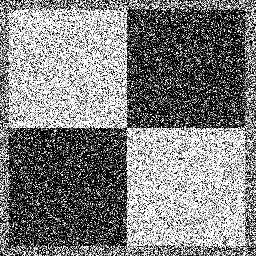
%> input picture ps2_matlab_Haoyang_Zeng/ps2-input0-noise.png, 256 x 256 px
$ octave ps2_3_c.m   (GNU Octave 9; MATLAB toolbox functions it lacks are replaced by stand-ins)
%> lines starting %> are read from the running program, lines starting %| are printed output that depends on the picture; in (x1, y1, x2, y2) boxes, pixels count from 0 and x2, y2 are one past the last pixel; in counts of white or black regions, pixels touching at a corner belong together; the program's own positions count from 1
### ps2_matlab_Haoyang_Zeng/hough_lines_acc.m
function [H, theta, rho] = hough_lines_acc(img_edges);
BW = img_edges;
theta = (-90:0.5:89); %initilize theta;
[M,N] = size(img_edges);
D = sqrt((M-1)^2+(N-1)^2);
rhoResolution = 0.5;
Bound = ceil(D/rhoResolution) * rhoResolution;
rho = (-Bound:rhoResolution:Bound); %initilize tho;
H = zeros(length(rho),length(theta)); %initilize H;
cost = cos(theta*pi/180);
sint = sin(theta*pi/180);
%get the value of H matrix
for y = 1:M
    for x = 1:N
        if BW(y,x)
            r = (x-1)*cost+(y-1)*sint;
            r = round(r/rhoResolution)+ceil(D/rhoResolution)+1;
            for k = 1:length(theta*pi/180)
                H(r(k),k) = H(r(k),k)+1;
            end
        end
    end
end
end

### ps2_matlab_Haoyang_Zeng/hough_peaks.m
function [p] = hough_peaks(H,numpeaks);
H1 = H;
%find the max value and it's(x,y)
max1 = max(max(H1));
[x1,y1] = find(H1 == max1);
p = zeros(numpeaks,2);
l0 = 1;
while (l0 <= numpeaks)
%find the max value and it's(x,y)
    max1 = max(max(H1));
    [x1,y1] = find(H1 == max1);
    l1 = length(x1);
    l2 = l0+l1-1;
    l4 = size(x1);
    %if numbers of value > numpeaks, then delete the excess
    if(l2 > numpeaks)
        l2 = numpeaks
        l4 = numpeaks-l0+1;
    end
    %put the value in matrix p
    p(l0:l2,1) = x1(1:l4,:);
    p(l0:l2,2) = y1(1:l4,:);
    %make the maxvalue equal to 0 so that I can get the second largest one
    for a = l0:l2
        H1(p(a,1),p(a,2)) = 0;
    end
    l0 = l0+l1;
end

### ps2_matlab_Haoyang_Zeng/hough_lines_draw.m
function hough_lines_draw(img,peaks,rho,theta)
i = 1;
[X, Y] = size(peaks);
while 1
    %read the top X peeks value
    xr = peaks(i,1);
    xt = peaks(i,2);
    %find the corresponding rho and theta values
    r = rho(1,xr);
    t = theta(1,xt);
    %special condition when theta equals 0
    if t == 0
        y = [-1000,1000]
        x = [r,r]
    %common conditions
    else
        x = [-1000,1000]
        y = (r/sind(t))-x.*cosd(t)./sind(t);
    end
    plot(x,y,'LineWidth',2,'Color','green')
    i = i + 1;
    if i > X
        break
    end
end
end

### ps2_matlab_Haoyang_Zeng/ps2_3_c.m
I = imread('ps2-input0-noise.png');
%> I is the input picture: size 256x256 uint8; min 0, max 255, mean 127.6
smooth = imgaussfilt(I,2)
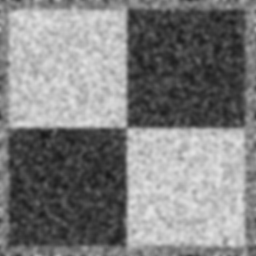
%> smooth: size 256x256 uint8; min 24, max 227, mean 127.5
BW = edge(smooth, 'canny')
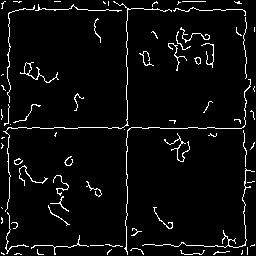
%> BW: size 256x256 logical; 4.6% white in thin lines or dots
[H,T,R] = hough_lines_acc(BW);
%> after the loop in hough_lines_acc, `for y = 1:M`:
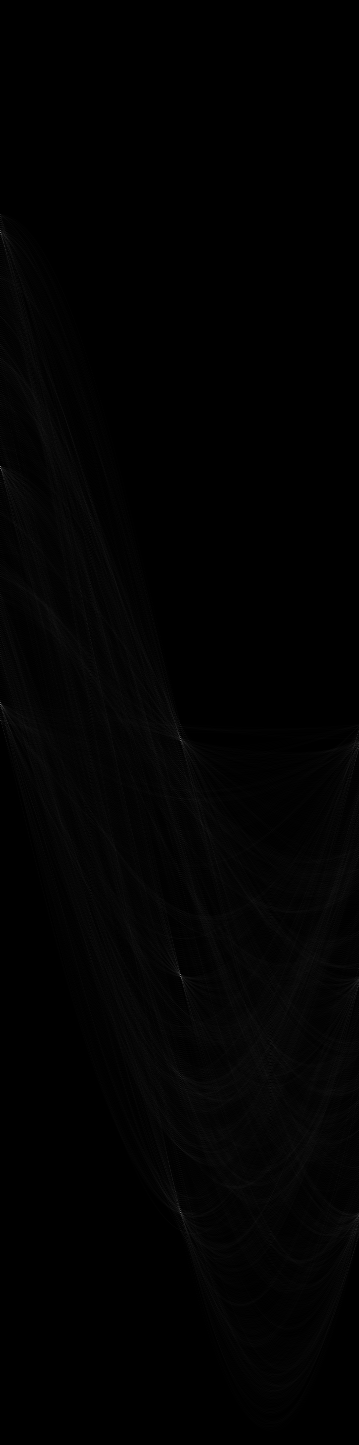
%> H: size 1445x359 double; min 0, max 128, mean 2.1
%> after the loop in hough_lines_acc, `for y = 1:M`: r = 359 values, max 1432 at index 271, min 215 at index 1, mean 1035.5
%> T = 359 values from -90 to 89; R = 1445 values from -361 to 361
P  = hough_peaks(H,6);
%> in hough_peaks, `max1 = max(max(H1));`: max1 = 128
%> in hough_peaks, `[x1,y1] = find(H1 == max1);`: x1 = 975; y1 = 181
%> the loop in hough_peaks, `while (l0 <= numpeaks)` made 5 passes
%> (max1, x1, y1, l1, l0) on passes 1, 2, 4: (128, 975, 181, 1, 2), (123, 467, 1, 1, 3), (114, 469, 1, 1, 5)
%> (max1, x1, y1, l1, l0) on passes 3, 5: (116, 977, 181, 1, 4), (110, [233; 705], [1; 1], 2, 7)
%> after the loop in hough_peaks, `while (l0 <= numpeaks)`: H1: size 1445x359 double; under 0.01% of pixels changed, all inside (x1, y1, x2, y2) = (0, 232, 181, 977)
%> after the loop in hough_peaks, `while (l0 <= numpeaks)`: p = [975 181; 467 1; 977 181; 469 1; 233 1; 705 1]
%> P = [975 181; 467 1; 977 181; 469 1; 233 1; 705 1]
imshow(H,[],'XData',T,'YData',R,'InitialMagnification','fit');
xlabel('\theta'), ylabel('\rho');
axis on, axis normal, hold on;
plot(T(P(:,2)),R(P(:,1)),'s','color','white');
hough_lines_draw(I,P,R,T)
%> the loop in hough_lines_draw, `while 1` made 6 passes
%> (xr, xt, r, t, y) on passes 2, 4, 5, 6: (467, 1, -128, -90, [128 128]), (469, 1, -127, -90, [127 127]), (233, 1, -245, -90, [245 245]), (705, 1, -9, -90, [9 9])
%> (xr, xt, r, t, x) on passes 1, 3: (975, 181, 126, 0, [126 126]), (977, 181, 127, 0, [127 127])
%> after the loop in hough_lines_draw, `while 1`: i = 7; x = [-1000 1000]
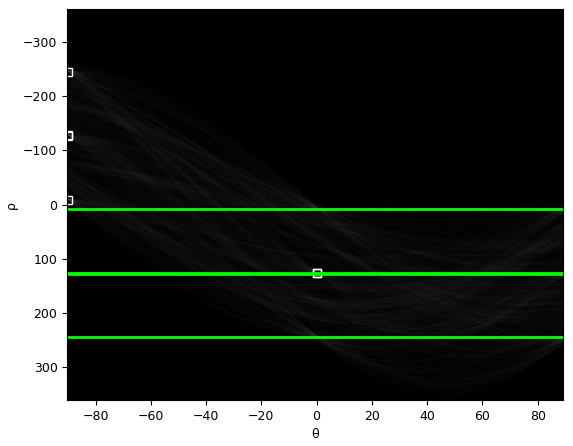
%> figure redrawn from the program's plot data
